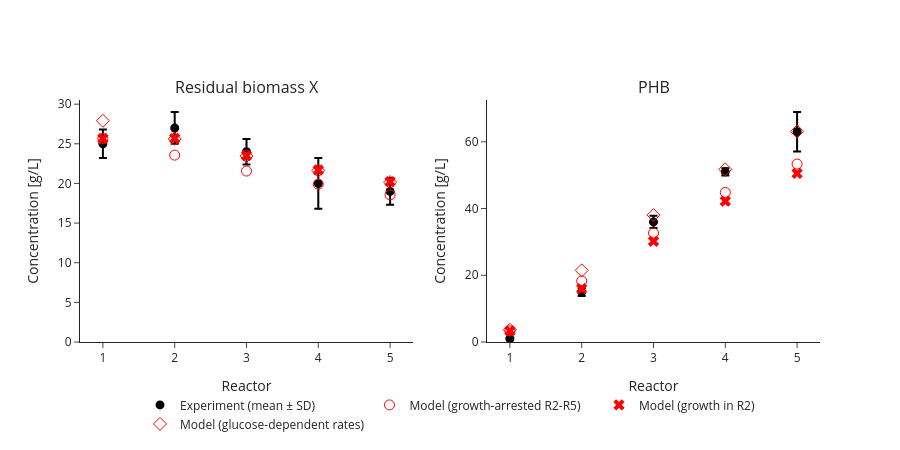

Write notebook code for a chart like this one.
### Code cell
# Parity plot: model vs. reported steady states
fig = make_subplots(rows=1, cols=2, subplot_titles=["Residual biomass X", "PHB"])
symbols = {"growth-arrested R2-R5": "circle-open", "growth in R2": "x", "glucose-dependent rates": "diamond-open"}
for col, var in enumerate(["X", "PHB"], start=1):
    fig.add_trace(go.Scatter(x=list(range(1, 6)), y=EXP[var], error_y=dict(array=EXP[f"{var}_sd"]),
                             mode="markers", marker=dict(color="black", size=9), name="Experiment (mean ± SD)",
                             showlegend=(col == 1)), row=1, col=col)
    for case, ss in five_stage.items():
        fig.add_trace(go.Scatter(x=list(range(1, 6)), y=ss[var], mode="markers", name=f"Model ({case})",
                                 marker=dict(color="red", size=10, symbol=symbols[case]),
                                 showlegend=(col == 1)), row=1, col=col)
fig.update_xaxes(title_text="Reactor", tickvals=[1, 2, 3, 4, 5])
fig.update_yaxes(title_text="Concentration [g/L]", rangemode="tozero")
fig.update_layout(width=900, height=450, template="simple_white",
                  legend=dict(orientation="h", y=-0.2, x=0.5, xanchor="center"))
fig.show()

### Figure 1 — Plotly figure (JSON) as saved in the notebook; plotly's stock layout.template omitted (floating-point values rounded to 4 significant figures)
{"data": [{"error_y": {"array": [1.8, 2.0, 1.6, 3.2, 1.7]}, "marker": {"color": "black", "size": 9}, "mode": "markers", "name": "Experiment (mean ± SD)", "showlegend": true, "type": "scatter", "x": [1, 2, 3, 4, 5], "xaxis": "x", "y": [25, 27, 24, 20, 19], "yaxis": "y"}, {"marker": {"color": "red", "size": 10, "symbol": "circle-open"}, "mode": "markers", "name": "Model (growth-arrested R2-R5)", "showlegend": true, "type": "scatter", "x": [1, 2, 3, 4, 5], "xaxis": "x", "y": [25.67, 23.57, 21.56, 19.9, 18.55], "yaxis": "y"}, {"marker": {"color": "red", "size": 10, "symbol": "x"}, "mode": "markers", "name": "Model (growth in R2)", "showlegend": true, "type": "scatter", "x": [1, 2, 3, 4, 5], "xaxis": "x", "y": [25.67, 25.69, 23.51, 21.69, 20.23], "yaxis": "y"}, {"marker": {"color": "red", "size": 10, "symbol": "diamond-open"}, "mode": "markers", "name": "Model (glucose-dependent rates)", "showlegend": true, "type": "scatter", "x": [1, 2, 3, 4, 5], "xaxis": "x", "y": [27.91, 25.63, 23.45, 21.64, 20.17], "yaxis": "y"}, {"error_y": {"array": [0.3, 1.2, 1.8, 1.1, 5.9]}, "marker": {"color": "black", "size": 9}, "mode": "markers", "name": "Experiment (mean ± SD)", "showlegend": false, "type": "scatter", "x": [1, 2, 3, 4, 5], "xaxis": "x2", "y": [1.0, 15.0, 36.0, 51.0, 63.0], "yaxis": "y2"}, {"marker": {"color": "red", "size": 10, "symbol": "circle-open"}, "mode": "markers", "name": "Model (growth-arrested R2-R5)", "showlegend": false, "type": "scatter", "x": [1, 2, 3, 4, 5], "xaxis": "x2", "y": [3.339, 18.29, 32.66, 44.82, 53.34], "yaxis": "y2"}, {"marker": {"color": "red", "size": 10, "symbol": "x"}, "mode": "markers", "name": "Model (growth in R2)", "showlegend": false, "type": "scatter", "x": [1, 2, 3, 4, 5], "xaxis": "x2", "y": [3.339, 16.02, 30.2, 42.22, 50.52], "yaxis": "y2"}, {"marker": {"color": "red", "size": 10, "symbol": "diamond-open"}, "mode": "markers", "name": "Model (glucose-dependent rates)", "showlegend": false, "type": "scatter", "x": [1, 2, 3, 4, 5], "xaxis": "x2", "y": [3.631, 21.47, 38.02, 51.75, 63.12], "yaxis": "y2"}], "layout": {"annotations": [{"font": {"size": 16}, "showarrow": false, "text": "Residual biomass X", "x": 0.225, "xanchor": "center", "xref": "paper", "y": 1, "yanchor": "bottom", "yref": "paper"}, {"font": {"size": 16}, "showarrow": false, "text": "PHB", "x": 0.775, "xanchor": "center", "xref": "paper", "y": 1, "yanchor": "bottom", "yref": "paper"}], "height": 450, "legend": {"orientation": "h", "x": 0.5, "xanchor": "center", "y": -0.2}, "width": 900, "xaxis": {"anchor": "y", "domain": [0, 0.45], "tickvals": [1, 2, 3, 4, 5], "title": {"text": "Reactor"}}, "xaxis2": {"anchor": "y2", "domain": [0.55, 1], "tickvals": [1, 2, 3, 4, 5], "title": {"text": "Reactor"}}, "yaxis": {"anchor": "x", "domain": [0, 1], "rangemode": "tozero", "title": {"text": "Concentration [g/L]"}}, "yaxis2": {"anchor": "x2", "domain": [0, 1], "rangemode": "tozero", "title": {"text": "Concentration [g/L]"}}}}
